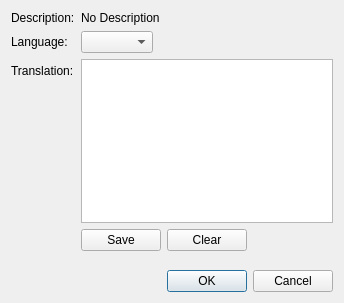
<?xml version="1.0" encoding="UTF-8"?>
<ui version="4.0">
 <class>TranslationsDialog</class>
 <widget class="QDialog" name="TranslationsDialog">
  <property name="geometry">
   <rect>
    <x>0</x>
    <y>0</y>
    <width>344</width>
    <height>303</height>
   </rect>
  </property>
  <property name="windowTitle">
   <string>Translations</string>
  </property>
  <layout class="QGridLayout" name="gridLayout">
   <item row="0" column="0">
    <layout class="QVBoxLayout" name="verticalLayout">
     <item>
      <layout class="QFormLayout" name="formLayout">
       <property name="fieldGrowthPolicy">
        <enum>QFormLayout::ExpandingFieldsGrow</enum>
       </property>
       <property name="labelAlignment">
        <set>Qt::AlignLeading|Qt::AlignLeft|Qt::AlignVCenter</set>
       </property>
       <item row="1" column="0">
        <widget class="QLabel" name="label">
         <property name="text">
          <string>Language:</string>
         </property>
        </widget>
       </item>
       <item row="1" column="1">
        <widget class="QComboBox" name="comboLanguages"/>
       </item>
       <item row="2" column="0">
        <widget class="QLabel" name="label_2">
         <property name="text">
          <string>Translation:</string>
         </property>
        </widget>
       </item>
       <item row="2" column="1">
        <widget class="QPlainTextEdit" name="textTranslation"/>
       </item>
       <item row="0" column="0">
        <widget class="QLabel" name="label_3">
         <property name="text">
          <string>Description:</string>
         </property>
        </widget>
       </item>
       <item row="0" column="1">
        <widget class="QLabel" name="labelDescription">
         <property name="text">
          <string>No Description</string>
         </property>
        </widget>
       </item>
      </layout>
     </item>
     <item>
      <layout class="QHBoxLayout" name="horizontalLayout_2">
       <item>
        <spacer name="horizontalSpacer_3">
         <property name="orientation">
          <enum>Qt::Horizontal</enum>
         </property>
         <property name="sizeType">
          <enum>QSizePolicy::Preferred</enum>
         </property>
         <property name="sizeHint" stdset="0">
          <size>
           <width>70</width>
           <height>20</height>
          </size>
         </property>
        </spacer>
       </item>
       <item>
        <widget class="QPushButton" name="pushSave">
         <property name="text">
          <string>Save</string>
         </property>
        </widget>
       </item>
       <item>
        <widget class="QPushButton" name="pushClear">
         <property name="text">
          <string>Clear</string>
         </property>
        </widget>
       </item>
       <item>
        <spacer name="horizontalSpacer_2">
         <property name="orientation">
          <enum>Qt::Horizontal</enum>
         </property>
         <property name="sizeHint" stdset="0">
          <size>
           <width>40</width>
           <height>20</height>
          </size>
         </property>
        </spacer>
       </item>
      </layout>
     </item>
     <item>
      <spacer name="verticalSpacer">
       <property name="orientation">
        <enum>Qt::Vertical</enum>
       </property>
       <property name="sizeType">
        <enum>QSizePolicy::Preferred</enum>
       </property>
       <property name="sizeHint" stdset="0">
        <size>
         <width>20</width>
         <height>40</height>
        </size>
       </property>
      </spacer>
     </item>
     <item>
      <layout class="QHBoxLayout" name="horizontalLayout">
       <item>
        <spacer name="horizontalSpacer">
         <property name="orientation">
          <enum>Qt::Horizontal</enum>
         </property>
         <property name="sizeType">
          <enum>QSizePolicy::Expanding</enum>
         </property>
         <property name="sizeHint" stdset="0">
          <size>
           <width>70</width>
           <height>20</height>
          </size>
         </property>
        </spacer>
       </item>
       <item>
        <widget class="QDialogButtonBox" name="buttonBox">
         <property name="standardButtons">
          <set>QDialogButtonBox::Cancel|QDialogButtonBox::Ok</set>
         </property>
        </widget>
       </item>
      </layout>
     </item>
    </layout>
   </item>
  </layout>
 </widget>
 <resources/>
 <connections/>
</ui>
